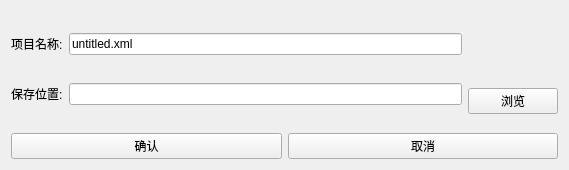
<?xml version="1.0" encoding="UTF-8"?>
<ui version="4.0">
 <class>savecamerresult</class>
 <widget class="QWidget" name="savecamerresult">
  <property name="geometry">
   <rect>
    <x>0</x>
    <y>0</y>
    <width>569</width>
    <height>170</height>
   </rect>
  </property>
  <property name="windowTitle">
   <string>Form</string>
  </property>
  <layout class="QVBoxLayout" name="verticalLayout_2">
   <item>
    <layout class="QHBoxLayout" name="horizontalLayout" stretch="5,1">
     <item>
      <layout class="QGridLayout" name="gridLayout">
       <item row="0" column="0">
        <widget class="QLabel" name="label">
         <property name="text">
          <string>项目名称:</string>
         </property>
        </widget>
       </item>
       <item row="0" column="1">
        <widget class="QLineEdit" name="lineEdit">
         <property name="text">
          <string>untitled.xml</string>
         </property>
        </widget>
       </item>
       <item row="1" column="0">
        <widget class="QLabel" name="label_2">
         <property name="text">
          <string>保存位置:</string>
         </property>
        </widget>
       </item>
       <item row="1" column="1">
        <widget class="QLineEdit" name="lineEdit_2"/>
       </item>
      </layout>
     </item>
     <item>
      <layout class="QVBoxLayout" name="verticalLayout" stretch="6,1,1">
       <item>
        <spacer name="verticalSpacer">
         <property name="orientation">
          <enum>Qt::Vertical</enum>
         </property>
         <property name="sizeHint" stdset="0">
          <size>
           <width>20</width>
           <height>40</height>
          </size>
         </property>
        </spacer>
       </item>
       <item>
        <widget class="QPushButton" name="pushButton">
         <property name="text">
          <string>浏览</string>
         </property>
        </widget>
       </item>
       <item>
        <spacer name="verticalSpacer_2">
         <property name="orientation">
          <enum>Qt::Vertical</enum>
         </property>
         <property name="sizeHint" stdset="0">
          <size>
           <width>20</width>
           <height>40</height>
          </size>
         </property>
        </spacer>
       </item>
      </layout>
     </item>
    </layout>
   </item>
   <item>
    <layout class="QHBoxLayout" name="horizontalLayout_2">
     <item>
      <widget class="QPushButton" name="pushButton_2">
       <property name="text">
        <string>确认</string>
       </property>
      </widget>
     </item>
     <item>
      <widget class="QPushButton" name="pushButton_3">
       <property name="text">
        <string>取消</string>
       </property>
      </widget>
     </item>
    </layout>
   </item>
  </layout>
 </widget>
 <resources/>
 <connections/>
</ui>
